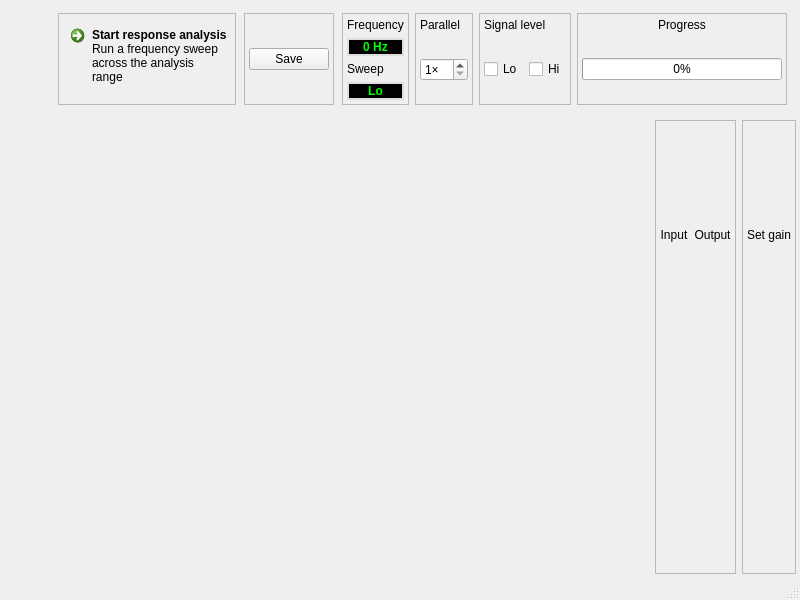
<?xml version="1.0" encoding="UTF-8"?>
<ui version="4.0">
 <class>MainWindow</class>
 <widget class="QMainWindow" name="MainWindow">
  <property name="geometry">
   <rect>
    <x>0</x>
    <y>0</y>
    <width>800</width>
    <height>600</height>
   </rect>
  </property>
  <widget class="QWidget" name="centralwidget">
   <layout class="QVBoxLayout" name="verticalLayout_5">
    <property name="leftMargin">
     <number>4</number>
    </property>
    <property name="topMargin">
     <number>4</number>
    </property>
    <property name="rightMargin">
     <number>4</number>
    </property>
    <property name="bottomMargin">
     <number>4</number>
    </property>
    <item>
     <widget class="QFrame" name="frame_4">
      <property name="sizePolicy">
       <sizepolicy hsizetype="Preferred" vsizetype="Maximum">
        <horstretch>0</horstretch>
        <verstretch>0</verstretch>
       </sizepolicy>
      </property>
      <layout class="QHBoxLayout" name="horizontalLayout">
       <item>
        <spacer name="horizontalSpacer_3">
         <property name="orientation">
          <enum>Qt::Horizontal</enum>
         </property>
         <property name="sizeHint" stdset="0">
          <size>
           <width>83</width>
           <height>20</height>
          </size>
         </property>
        </spacer>
       </item>
       <item>
        <widget class="QFrame" name="frame_3">
         <property name="frameShape">
          <enum>QFrame::StyledPanel</enum>
         </property>
         <property name="frameShadow">
          <enum>QFrame::Raised</enum>
         </property>
         <layout class="QVBoxLayout" name="verticalLayout_4">
          <property name="leftMargin">
           <number>4</number>
          </property>
          <property name="topMargin">
           <number>4</number>
          </property>
          <property name="rightMargin">
           <number>4</number>
          </property>
          <property name="bottomMargin">
           <number>4</number>
          </property>
          <item>
           <widget class="QCommandLinkButton" name="btn_startSweep">
            <property name="text">
             <string>Start response analysis</string>
            </property>
            <property name="checkable">
             <bool>true</bool>
            </property>
            <property name="description">
             <string>Run a frequency sweep across the analysis range</string>
            </property>
           </widget>
          </item>
         </layout>
        </widget>
       </item>
       <item>
        <spacer name="horizontalSpacer_4">
         <property name="orientation">
          <enum>Qt::Horizontal</enum>
         </property>
         <property name="sizeHint" stdset="0">
          <size>
           <width>40</width>
           <height>20</height>
          </size>
         </property>
        </spacer>
       </item>
       <item>
        <widget class="QFrame" name="frame_6">
         <property name="frameShape">
          <enum>QFrame::StyledPanel</enum>
         </property>
         <property name="frameShadow">
          <enum>QFrame::Raised</enum>
         </property>
         <layout class="QVBoxLayout" name="verticalLayout_6">
          <property name="leftMargin">
           <number>4</number>
          </property>
          <property name="topMargin">
           <number>4</number>
          </property>
          <property name="rightMargin">
           <number>4</number>
          </property>
          <property name="bottomMargin">
           <number>4</number>
          </property>
          <item>
           <widget class="QPushButton" name="btn_save">
            <property name="text">
             <string>Save</string>
            </property>
           </widget>
          </item>
         </layout>
        </widget>
       </item>
       <item>
        <spacer name="horizontalSpacer_5">
         <property name="orientation">
          <enum>Qt::Horizontal</enum>
         </property>
         <property name="sizeHint" stdset="0">
          <size>
           <width>40</width>
           <height>20</height>
          </size>
         </property>
        </spacer>
       </item>
       <item>
        <widget class="QFrame" name="frame_2">
         <property name="frameShape">
          <enum>QFrame::StyledPanel</enum>
         </property>
         <property name="frameShadow">
          <enum>QFrame::Raised</enum>
         </property>
         <layout class="QVBoxLayout" name="verticalLayout">
          <property name="leftMargin">
           <number>4</number>
          </property>
          <property name="topMargin">
           <number>4</number>
          </property>
          <property name="rightMargin">
           <number>4</number>
          </property>
          <property name="bottomMargin">
           <number>4</number>
          </property>
          <item>
           <widget class="QLabel" name="label">
            <property name="sizePolicy">
             <sizepolicy hsizetype="Preferred" vsizetype="Maximum">
              <horstretch>0</horstretch>
              <verstretch>0</verstretch>
             </sizepolicy>
            </property>
            <property name="text">
             <string>Frequency</string>
            </property>
            <property name="alignment">
             <set>Qt::AlignCenter</set>
            </property>
           </widget>
          </item>
          <item>
           <widget class="QLabel" name="lbl_frequency">
            <property name="styleSheet">
             <string notr="true">color: #00ff00;
background-color: black;
font-weight: bold;
border-width: 2px;
border-style: solid;
border-color: #dddddd;
border-radius: 10px;</string>
            </property>
            <property name="text">
             <string>0 Hz</string>
            </property>
            <property name="alignment">
             <set>Qt::AlignCenter</set>
            </property>
           </widget>
          </item>
          <item>
           <spacer name="verticalSpacer_9">
            <property name="orientation">
             <enum>Qt::Vertical</enum>
            </property>
            <property name="sizeHint" stdset="0">
             <size>
              <width>20</width>
              <height>0</height>
             </size>
            </property>
           </spacer>
          </item>
          <item>
           <widget class="QLabel" name="label_8">
            <property name="text">
             <string>Sweep</string>
            </property>
           </widget>
          </item>
          <item>
           <widget class="QLabel" name="lbl_sweep">
            <property name="styleSheet">
             <string notr="true">color: #00ff00;
background-color: black;
font-weight: bold;
border-width: 2px;
border-style: solid;
border-color: #dddddd;
border-radius: 10px;</string>
            </property>
            <property name="text">
             <string>Lo</string>
            </property>
            <property name="alignment">
             <set>Qt::AlignCenter</set>
            </property>
           </widget>
          </item>
          <item>
           <spacer name="verticalSpacer_2">
            <property name="orientation">
             <enum>Qt::Vertical</enum>
            </property>
            <property name="sizeHint" stdset="0">
             <size>
              <width>20</width>
              <height>0</height>
             </size>
            </property>
           </spacer>
          </item>
         </layout>
        </widget>
       </item>
       <item>
        <widget class="QFrame" name="frame_9">
         <property name="frameShape">
          <enum>QFrame::StyledPanel</enum>
         </property>
         <property name="frameShadow">
          <enum>QFrame::Raised</enum>
         </property>
         <layout class="QVBoxLayout" name="verticalLayout_9">
          <property name="leftMargin">
           <number>4</number>
          </property>
          <property name="topMargin">
           <number>4</number>
          </property>
          <property name="rightMargin">
           <number>4</number>
          </property>
          <property name="bottomMargin">
           <number>4</number>
          </property>
          <item>
           <widget class="QLabel" name="label_7">
            <property name="text">
             <string>Parallel</string>
            </property>
           </widget>
          </item>
          <item>
           <spacer name="verticalSpacer_7">
            <property name="orientation">
             <enum>Qt::Vertical</enum>
            </property>
            <property name="sizeHint" stdset="0">
             <size>
              <width>20</width>
              <height>5</height>
             </size>
            </property>
           </spacer>
          </item>
          <item>
           <widget class="QSpinBox" name="sp_parallel">
            <property name="suffix">
             <string>×</string>
            </property>
            <property name="minimum">
             <number>1</number>
            </property>
            <property name="maximum">
             <number>16</number>
            </property>
           </widget>
          </item>
          <item>
           <spacer name="verticalSpacer_8">
            <property name="orientation">
             <enum>Qt::Vertical</enum>
            </property>
            <property name="sizeHint" stdset="0">
             <size>
              <width>20</width>
              <height>0</height>
             </size>
            </property>
           </spacer>
          </item>
         </layout>
        </widget>
       </item>
       <item>
        <widget class="QFrame" name="frame_7">
         <property name="frameShape">
          <enum>QFrame::StyledPanel</enum>
         </property>
         <property name="frameShadow">
          <enum>QFrame::Raised</enum>
         </property>
         <layout class="QVBoxLayout" name="verticalLayout_7">
          <property name="leftMargin">
           <number>4</number>
          </property>
          <property name="topMargin">
           <number>4</number>
          </property>
          <property name="rightMargin">
           <number>4</number>
          </property>
          <property name="bottomMargin">
           <number>4</number>
          </property>
          <item>
           <widget class="QLabel" name="label_6">
            <property name="text">
             <string>Signal level</string>
            </property>
           </widget>
          </item>
          <item>
           <spacer name="verticalSpacer_5">
            <property name="orientation">
             <enum>Qt::Vertical</enum>
            </property>
            <property name="sizeHint" stdset="0">
             <size>
              <width>20</width>
              <height>0</height>
             </size>
            </property>
           </spacer>
          </item>
          <item>
           <layout class="QHBoxLayout" name="horizontalLayout_3">
            <item>
             <widget class="QCheckBox" name="btn_lo">
              <property name="text">
               <string>Lo</string>
              </property>
             </widget>
            </item>
            <item>
             <widget class="QCheckBox" name="btn_hi">
              <property name="text">
               <string>Hi</string>
              </property>
             </widget>
            </item>
           </layout>
          </item>
          <item>
           <spacer name="verticalSpacer_6">
            <property name="orientation">
             <enum>Qt::Vertical</enum>
            </property>
            <property name="sizeHint" stdset="0">
             <size>
              <width>20</width>
              <height>0</height>
             </size>
            </property>
           </spacer>
          </item>
         </layout>
        </widget>
       </item>
       <item>
        <widget class="QFrame" name="frame">
         <property name="frameShape">
          <enum>QFrame::StyledPanel</enum>
         </property>
         <property name="frameShadow">
          <enum>QFrame::Raised</enum>
         </property>
         <layout class="QVBoxLayout" name="verticalLayout_2">
          <property name="leftMargin">
           <number>4</number>
          </property>
          <property name="topMargin">
           <number>4</number>
          </property>
          <property name="rightMargin">
           <number>4</number>
          </property>
          <property name="bottomMargin">
           <number>4</number>
          </property>
          <item>
           <widget class="QLabel" name="label_2">
            <property name="sizePolicy">
             <sizepolicy hsizetype="Preferred" vsizetype="Maximum">
              <horstretch>0</horstretch>
              <verstretch>0</verstretch>
             </sizepolicy>
            </property>
            <property name="text">
             <string>Progress</string>
            </property>
            <property name="alignment">
             <set>Qt::AlignCenter</set>
            </property>
           </widget>
          </item>
          <item>
           <spacer name="verticalSpacer_4">
            <property name="orientation">
             <enum>Qt::Vertical</enum>
            </property>
            <property name="sizeHint" stdset="0">
             <size>
              <width>20</width>
              <height>0</height>
             </size>
            </property>
           </spacer>
          </item>
          <item>
           <widget class="QProgressBar" name="progressBar">
            <property name="minimumSize">
             <size>
              <width>200</width>
              <height>0</height>
             </size>
            </property>
            <property name="value">
             <number>0</number>
            </property>
           </widget>
          </item>
          <item>
           <spacer name="verticalSpacer">
            <property name="orientation">
             <enum>Qt::Vertical</enum>
            </property>
            <property name="sizeHint" stdset="0">
             <size>
              <width>20</width>
              <height>0</height>
             </size>
            </property>
           </spacer>
          </item>
         </layout>
        </widget>
       </item>
       <item>
        <spacer name="horizontalSpacer_2">
         <property name="orientation">
          <enum>Qt::Horizontal</enum>
         </property>
         <property name="sizeHint" stdset="0">
          <size>
           <width>1</width>
           <height>20</height>
          </size>
         </property>
        </spacer>
       </item>
      </layout>
     </widget>
    </item>
    <item>
     <layout class="QHBoxLayout" name="horizontalLayout_2">
      <item>
       <layout class="QVBoxLayout" name="verticalLayout_3">
        <item>
         <widget class="QwtPlot" name="pltAmplitude">
          <property name="sizePolicy">
           <sizepolicy hsizetype="MinimumExpanding" vsizetype="Preferred">
            <horstretch>0</horstretch>
            <verstretch>0</verstretch>
           </sizepolicy>
          </property>
         </widget>
        </item>
        <item>
         <widget class="QwtPlot" name="pltPhase">
          <property name="sizePolicy">
           <sizepolicy hsizetype="MinimumExpanding" vsizetype="Preferred">
            <horstretch>0</horstretch>
            <verstretch>0</verstretch>
           </sizepolicy>
          </property>
         </widget>
        </item>
       </layout>
      </item>
      <item>
       <widget class="QFrame" name="frame_5">
        <property name="frameShape">
         <enum>QFrame::StyledPanel</enum>
        </property>
        <property name="frameShadow">
         <enum>QFrame::Raised</enum>
        </property>
        <layout class="QGridLayout" name="gridLayout">
         <property name="leftMargin">
          <number>4</number>
         </property>
         <property name="topMargin">
          <number>4</number>
         </property>
         <property name="rightMargin">
          <number>4</number>
         </property>
         <property name="bottomMargin">
          <number>4</number>
         </property>
         <item row="0" column="0">
          <widget class="QLabel" name="label_4">
           <property name="text">
            <string>Input</string>
           </property>
           <property name="alignment">
            <set>Qt::AlignCenter</set>
           </property>
          </widget>
         </item>
         <item row="0" column="1">
          <widget class="QLabel" name="label_5">
           <property name="text">
            <string>Output</string>
           </property>
           <property name="alignment">
            <set>Qt::AlignCenter</set>
           </property>
          </widget>
         </item>
         <item row="1" column="0">
          <widget class="QwtThermo" name="vu_input">
           <property name="lowerBound">
            <double>-60.000000000000000</double>
           </property>
           <property name="upperBound">
            <double>20.000000000000000</double>
           </property>
          </widget>
         </item>
         <item row="1" column="1">
          <widget class="QwtThermo" name="vu_output">
           <property name="lowerBound">
            <double>-60.000000000000000</double>
           </property>
           <property name="upperBound">
            <double>20.000000000000000</double>
           </property>
          </widget>
         </item>
        </layout>
       </widget>
      </item>
      <item>
       <widget class="QFrame" name="frame_8">
        <property name="frameShape">
         <enum>QFrame::StyledPanel</enum>
        </property>
        <property name="frameShadow">
         <enum>QFrame::Raised</enum>
        </property>
        <layout class="QVBoxLayout" name="verticalLayout_8">
         <property name="leftMargin">
          <number>4</number>
         </property>
         <property name="topMargin">
          <number>4</number>
         </property>
         <property name="rightMargin">
          <number>4</number>
         </property>
         <property name="bottomMargin">
          <number>4</number>
         </property>
         <item>
          <widget class="QLabel" name="label_3">
           <property name="text">
            <string>Set gain</string>
           </property>
           <property name="alignment">
            <set>Qt::AlignCenter</set>
           </property>
          </widget>
         </item>
         <item>
          <widget class="QwtSlider" name="sl_gain">
           <property name="lowerBound">
            <double>-20.000000000000000</double>
           </property>
           <property name="upperBound">
            <double>0.000000000000000</double>
           </property>
          </widget>
         </item>
        </layout>
       </widget>
      </item>
     </layout>
    </item>
   </layout>
  </widget>
  <widget class="QMenuBar" name="menubar">
   <property name="geometry">
    <rect>
     <x>0</x>
     <y>0</y>
     <width>800</width>
     <height>19</height>
    </rect>
   </property>
  </widget>
  <widget class="QStatusBar" name="statusbar"/>
 </widget>
 <customwidgets>
  <customwidget>
   <class>QwtPlot</class>
   <extends>QFrame</extends>
   <header>qwt_plot.h</header>
  </customwidget>
  <customwidget>
   <class>QwtSlider</class>
   <extends>QWidget</extends>
   <header>qwt_slider.h</header>
  </customwidget>
  <customwidget>
   <class>QwtThermo</class>
   <extends>QWidget</extends>
   <header>qwt_thermo.h</header>
  </customwidget>
 </customwidgets>
 <resources/>
 <connections/>
</ui>
